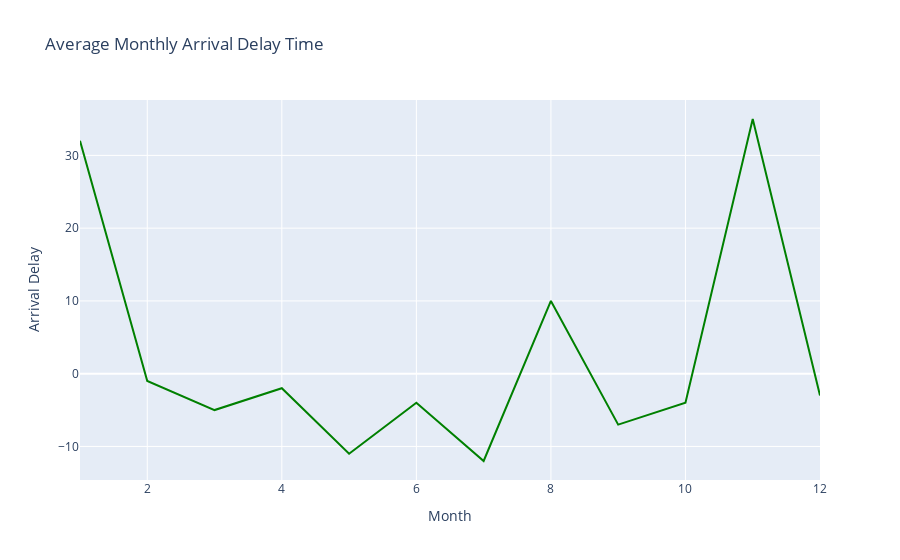

The notebook cell this image was saved under:
### Markdown cell above
#### To do:

*   Create a line plot with x-axis being the month and y-axis being computed average delay time. Update plot title,\
    xaxis, and yaxis title.

*   Hint: Scatter and line plot vary by updating mode parameter.

### Code cell
# Create line plot here

# Create plotly graph objective
fig = go.Figure(data=go.Scatter(x=line_data['Month'], y=data['ArrDelay'], mode='lines', marker=dict(color='green')))

# Updating layout through `update_layout`. Here we are adding title to the plot and providing title to x and y axis.
fig.update_layout(title='Average Monthly Arrival Delay Time', xaxis_title='Month', yaxis_title='Arrival Delay')

# Display the figure
fig.show()

### Figure 1 — Plotly figure (JSON) as saved in the notebook; plotly's stock layout.template omitted (floating-point values rounded to 4 significant figures; data arrays with more than 128 entries replaced by an {"elided": "..."} marker saying what was removed)
{"data": [{"marker": {"color": "green"}, "mode": "lines", "x": [1, 2, 3, 4, 5, 6, 7, 8, 9, 10, 11, 12], "y": {"elided": "500 int values"}, "type": "scatter"}], "layout": {"title": {"text": "Average Monthly Arrival Delay Time"}, "xaxis": {"title": {"text": "Month"}, "type": "linear", "range": [1, 12], "autorange": true}, "yaxis": {"title": {"text": "Arrival Delay"}, "type": "linear", "range": [-14.61, 37.61], "autorange": true}, "autosize": true}}
